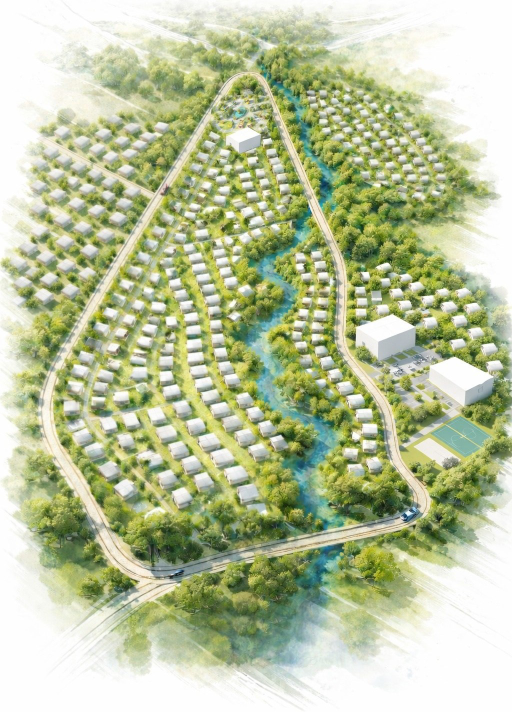
#> input picture assets/masterplan-zones.jpg, 1024 x 1424 px (shown at 1/2 size)
$ python map_zones.py
#> lines starting #> are read from the running program, lines starting #| are printed output that depends on the picture; pictures that were not available may be replaced by others from this repository, and a replacement may not be noted
"""
Create a side-by-side comparison with grid overlay to manually trace zones.
Also warp the reference image onto the HD image for direct comparison.
"""
from PIL import Image, ImageDraw, ImageFont
import json

def draw_grid(draw, w, h, step=100, color=(255,255,255,80)):
    for x in range(0, w, step):
        draw.line([(x,0),(x,h)], fill=color, width=1)
        draw.text((x+2, 2), str(x), fill=(255,255,0))
    for y in range(0, h, step):
        draw.line([(0,y),(w,y)], fill=color, width=1)
        draw.text((2, y+2), str(y), fill=(255,255,0))

# Load images
hd = Image.open('assets/masterplan-zones.jpg').convert('RGBA')
ref = Image.open('assets/masterplan zones - low res.jpeg').convert('RGBA')
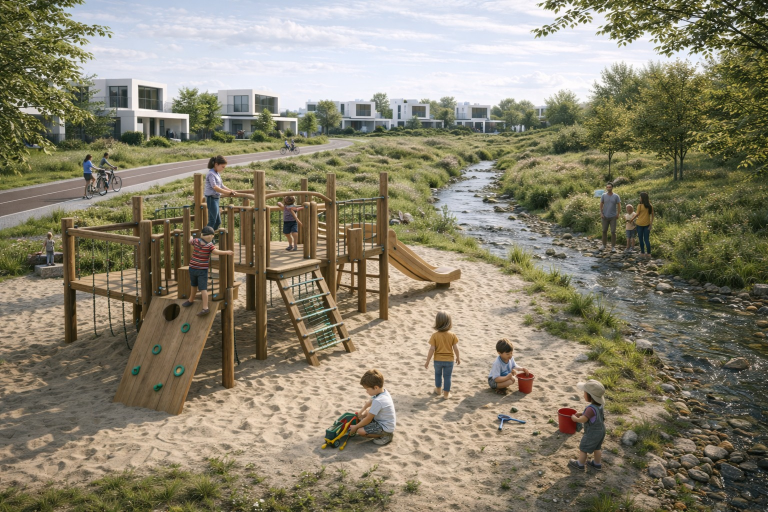
#> input picture assets/accent1.jpg, 1536 x 1024 px, given in place of masterplan zones - low res.jpeg, which was not available (shown at 1/2 size)

print(f"HD: {hd.size}, Ref: {ref.size}")
#| HD: (1024, 1424), Ref: (1536, 1024)

# Create grid overlay on HD image
hd_grid = hd.copy()
draw = ImageDraw.Draw(hd_grid)
draw_grid(draw, hd.width, hd.height, step=50)
hd_grid.save('hd_grid.png')
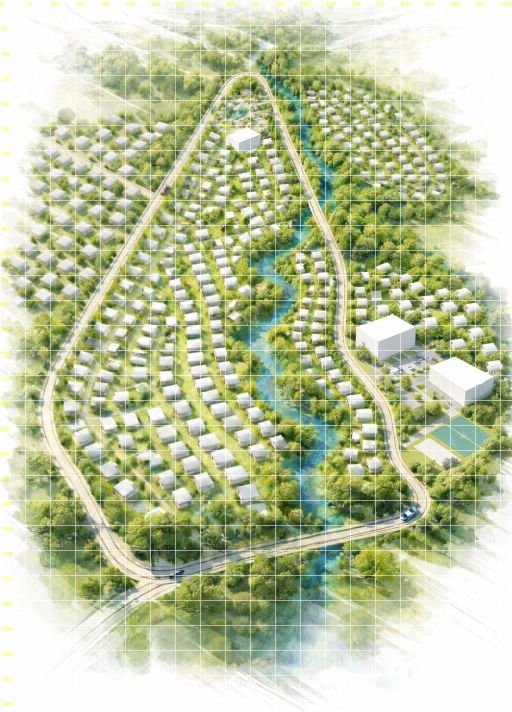
#> saved as hd_grid.png: PIL image 1024x1424 RGBA (shown at 1/2 size); mean R, G, B, A 188.5, 197.2, 160.9, 247.9; transparent parts drawn white
print("Saved hd_grid.png")

# Create grid overlay on reference image
ref_grid = ref.copy()
draw2 = ImageDraw.Draw(ref_grid)
draw_grid(draw2, ref.width, ref.height, step=50)
ref_grid.save('ref_grid.png')
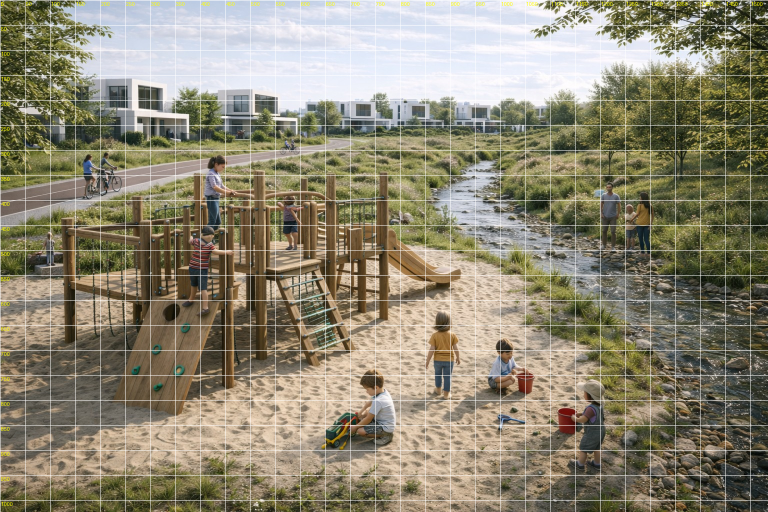
#> saved as ref_grid.png: PIL image 1536x1024 RGBA (shown at 1/2 size); mean R, G, B, A 141.9, 135.8, 115.6, 248; transparent parts drawn white
print("Saved ref_grid.png")

# Now let's resize the reference to match HD dimensions and overlay at 50% opacity
ref_resized = ref.resize(hd.size, Image.LANCZOS)
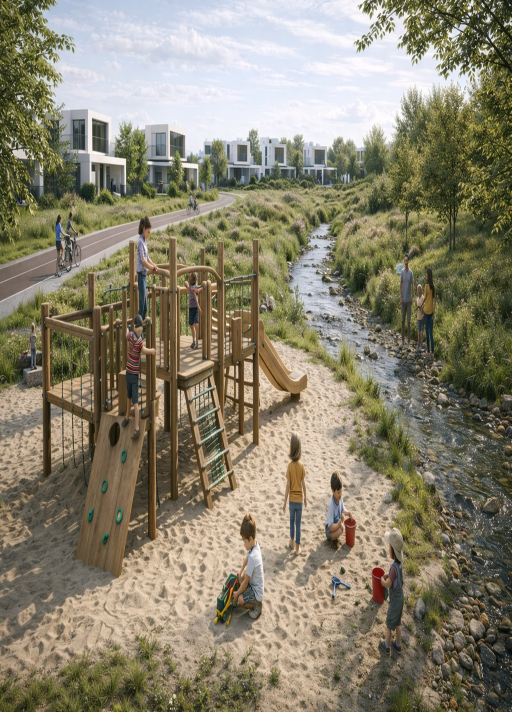
#> ref_resized: PIL image 1024x1424 RGBA (shown at 1/2 size); mean R, G, B, A 137, 130.6, 110, 255
# Blend
blended = Image.blend(hd, ref_resized, alpha=0.5)
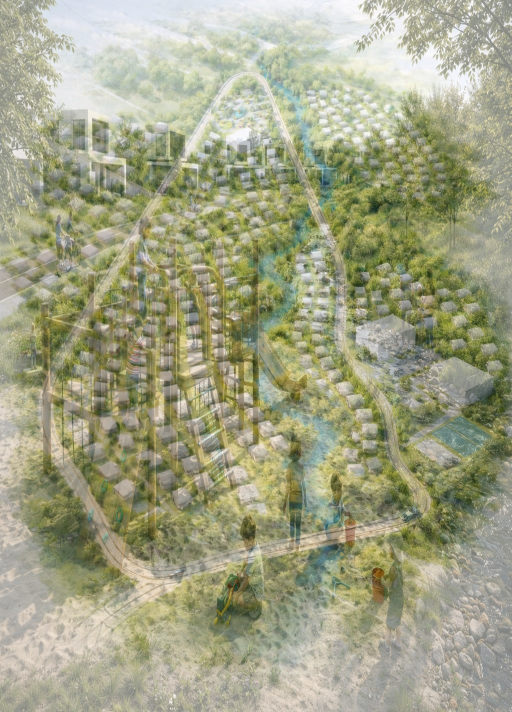
#> blended: PIL image 1024x1424 RGBA (shown at 1/2 size); mean R, G, B, A 161.1, 162.5, 133.5, 255
draw3 = ImageDraw.Draw(blended)
draw_grid(draw3, hd.width, hd.height, step=100)
blended.save('blended_overlay.png')
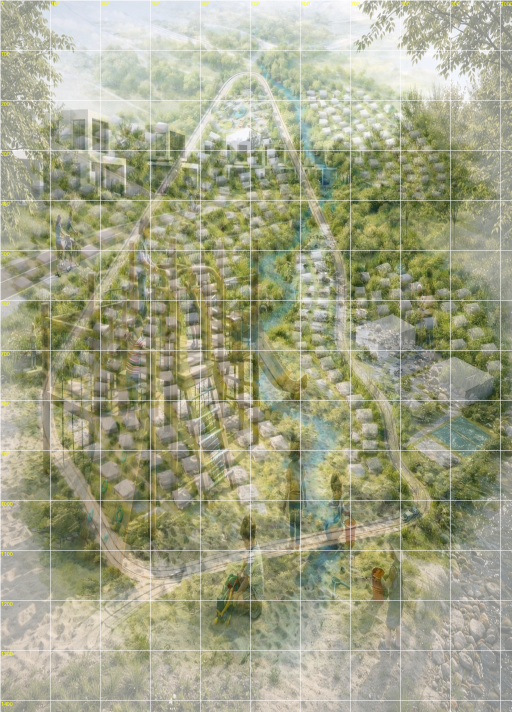
#> saved as blended_overlay.png: PIL image 1024x1424 RGBA (shown at 1/2 size); mean R, G, B, A 163.2, 164.5, 135.9, 251.3; transparent parts drawn white
print("Saved blended_overlay.png")

# Also create the blended version without grid for cleaner viewing
blended_clean = Image.blend(hd, ref_resized, alpha=0.45)
blended_clean.save('blended_clean.png')
print("Saved blended_clean.png")

print("\nNow visually inspect blended_overlay.png and hd_grid.png")
print("to trace zone boundaries in HD coordinates (1024x1424)")
